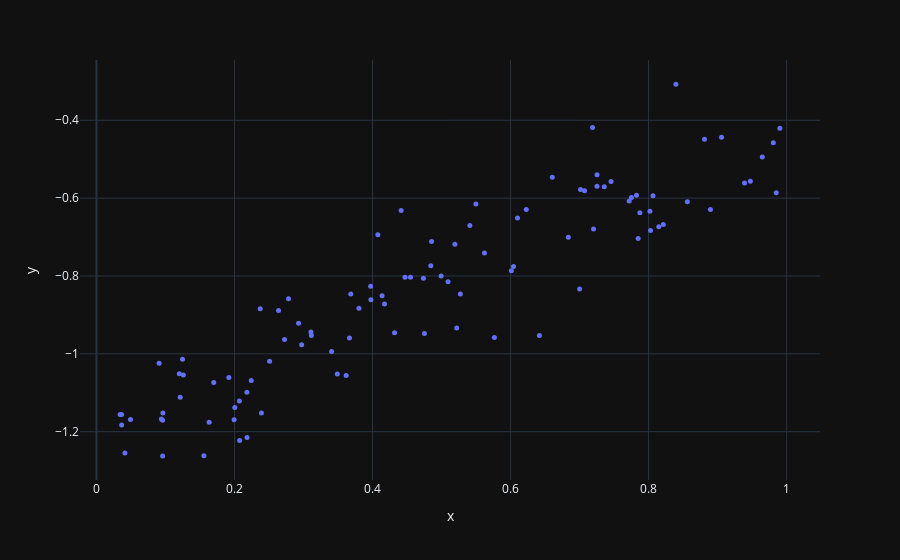

Here is the notebook cell this chart was saved with:
### Code cell
px.scatter(x=xs.squeeze(), y=ys.squeeze(), template='plotly_dark').update_traces(marker=dict(size=5)).show()
